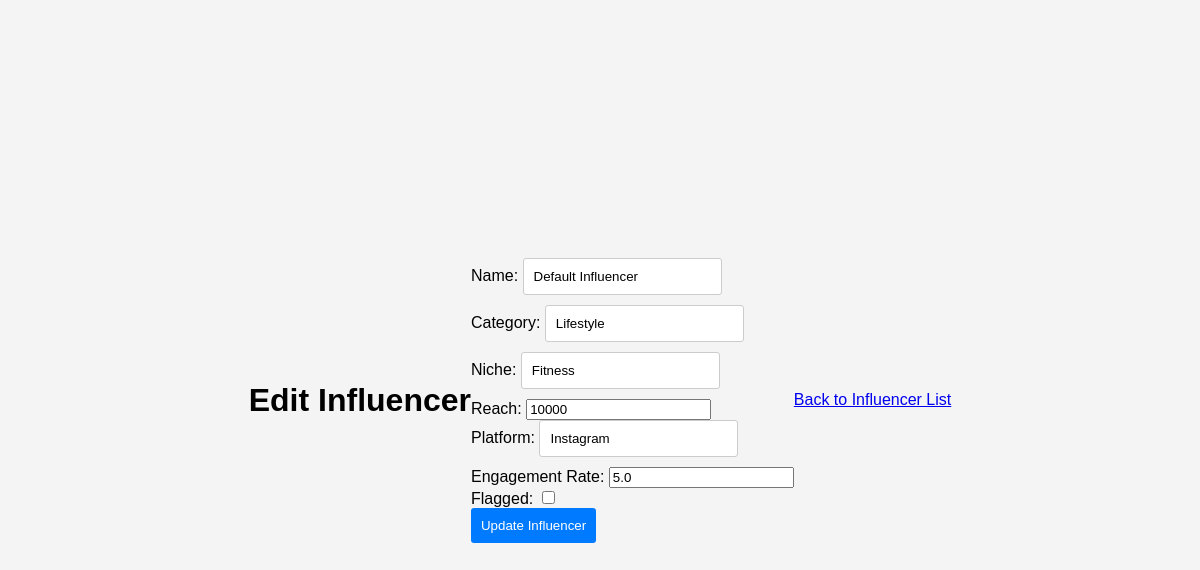
The page /admin/influencers/edit/1 on the database its author committed.
### applications/models.py (models this page shows, shortened)
class Influencer(db.Model):
    id = db.Column(db.Integer, primary_key=True)
    user_id = db.Column(db.Integer, db.ForeignKey('user.id', ondelete='CASCADE'), nullable=False)
    name = db.Column(db.String(120), nullable=False)
    category = db.Column(db.String(120), nullable=False)
    niche = db.Column(db.String(120), nullable=False)
    reach = db.Column(db.Integer, nullable=False)
    platform = db.Column(db.String(120), nullable=False)
    engagement_rate = db.Column(db.Float, nullable=False)
    flagged = db.Column(db.Boolean, default=False)
    user = db.relationship('User', back_populates='influencer')
    ad_requests = db.relationship('AdRequest', back_populates='influencer')

### applications/routes.py (the view, shortened to what this page needs)
@app.route('/admin/influencers/edit/<int:influencer_id>', methods=['GET', 'POST'])
def admin_edit_influencer(influencer_id):
    influencer = Influencer.query.get_or_404(influencer_id)
    return render_template('edit_influencer.html', influencer=influencer)

### templates/edit_influencer.html (shortened to what this page needs)
<!DOCTYPE html>
<html lang="en">
<head>
    <link rel="stylesheet" href="{{ url_for('static', filename='styles.css') }}">
</head>
<body>
    <h1>Edit Influencer</h1>
    <form method="POST">
        <div>
            <label for="name">Name:</label>
            <input type="text" id="name" name="name" value="{{ influencer.name }}" required>
        </div>
        <div>
            <label for="category">Category:</label>
            <input type="text" id="category" name="category" value="{{ influencer.category }}" required>
        </div>
        <div>
            <label for="niche">Niche:</label>
            <input type="text" id="niche" name="niche" value="{{ influencer.niche }}" required>
        </div>
        <div>
            <label for="reach">Reach:</label>
            <input type="number" id="reach" name="reach" value="{{ influencer.reach }}" required>
        </div>
        <div>
            <label for="platform">Platform:</label>
            <input type="text" id="platform" name="platform" value="{{ influencer.platform }}" required>
        </div>
        <div>
            <label for="engagement_rate">Engagement Rate:</label>
            <input type="number" step="0.01" id="engagement_rate" name="engagement_rate" value="{{ influencer.engagement_rate }}" required>
        </div>
        <div>
            <label for="flagged">Flagged:</label>
            <input type="checkbox" id="flagged" name="flagged" {% if influencer.flagged %}checked{% endif %}>
        </div>
        <div>
            <button type="submit">Update Influencer</button>
        </div>
    </form>
    <a href="{{ url_for('admin_view_influencers') }}">Back to Influencer List</a>
</body>
</html>

### applications/static/styles.css (style rules this page uses)
body { font-family: Arial, sans-serif; background-color: #f4f4f4; margin: 0; padding: 0; display: flex; justify-content: center; align-items: center; height: 100vh; }
form { display: flex; flex-direction: column; }
input[type="text"], input[type="email"], input[type="password"], select { padding: 10px; margin-bottom: 10px; border: 1px solid #ccc; border-radius: 3px; }
button { padding: 10px; background-color: #007bff; color: #fff; border: none; border-radius: 3px; cursor: pointer; }

### rows shown on the page
Influencer: name "Default Influencer", category "Lifestyle", niche "Fitness", reach "10000", platform "Instagram", engagement_rate "5.0"
